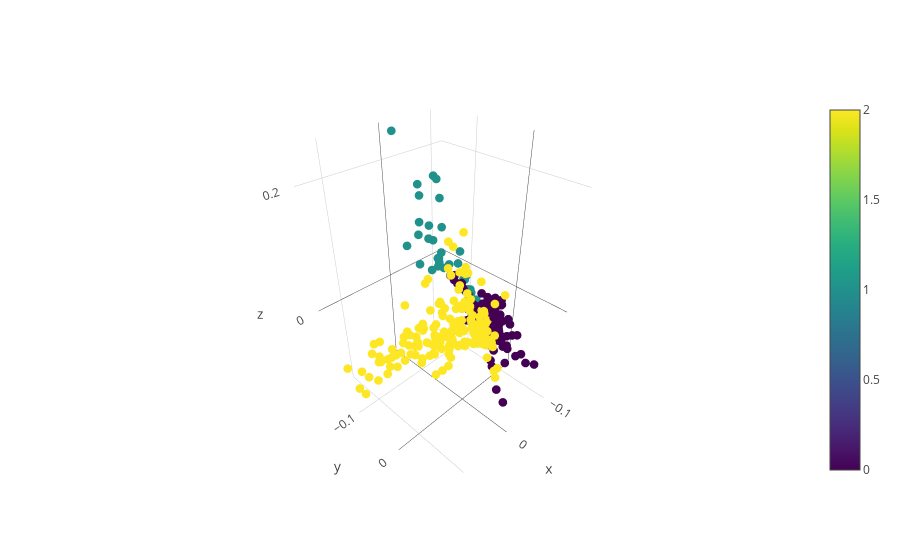

The notebook cell saved with this chart:
### Code cell
iplot([go.Scatter3d(
    x = pack_stats_lle[:,0],
    y = pack_stats_lle[:,1],
    z = pack_stats_lle[:,2],
    text =  pack_stats.loc[:,"number"].values,
    mode = 'markers',
     marker=dict(
         color = pack_kmeans.points_cluster,
        colorscale='Viridis',
         showscale=True,
        size=3)
)])

### Figure 1 — Plotly figure (JSON) as saved in the notebook; plotly's stock layout.template omitted (floating-point values rounded to 4 significant figures; data arrays with more than 128 entries replaced by an {"elided": "..."} marker saying what was removed)
{"data": [{"marker": {"color": {"elided": "403 int values"}, "colorscale": "Viridis", "showscale": true, "size": 3}, "mode": "markers", "text": {"elided": "403 int values"}, "type": "scatter3d", "x": {"elided": "403 float values"}, "y": {"elided": "403 float values"}, "z": {"elided": "403 float values"}}], "layout": {}}
